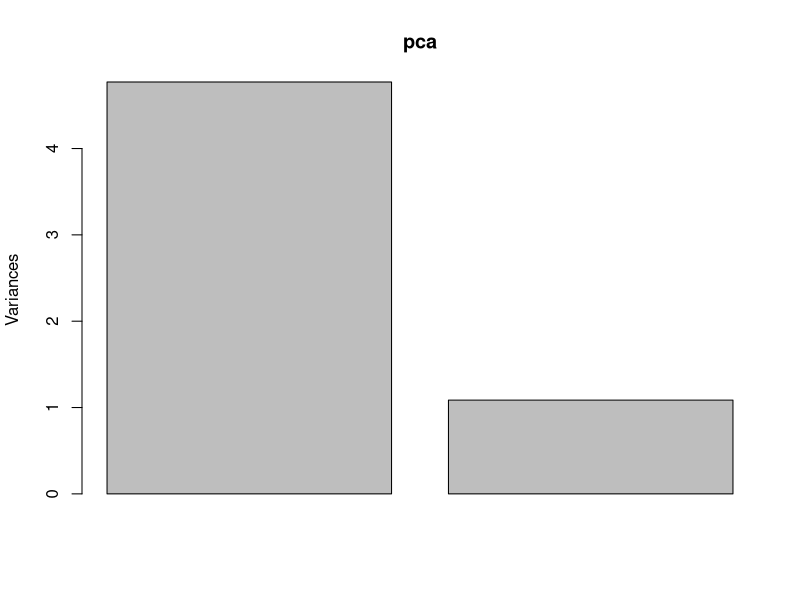
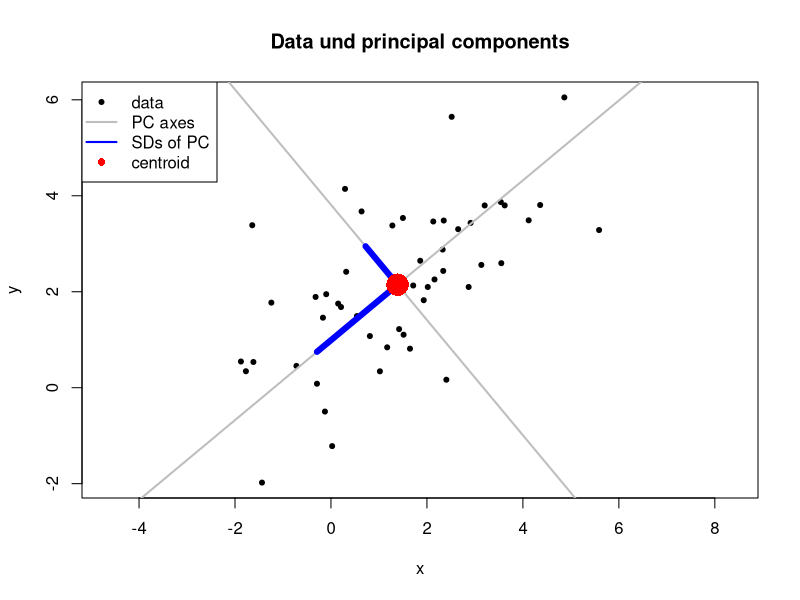
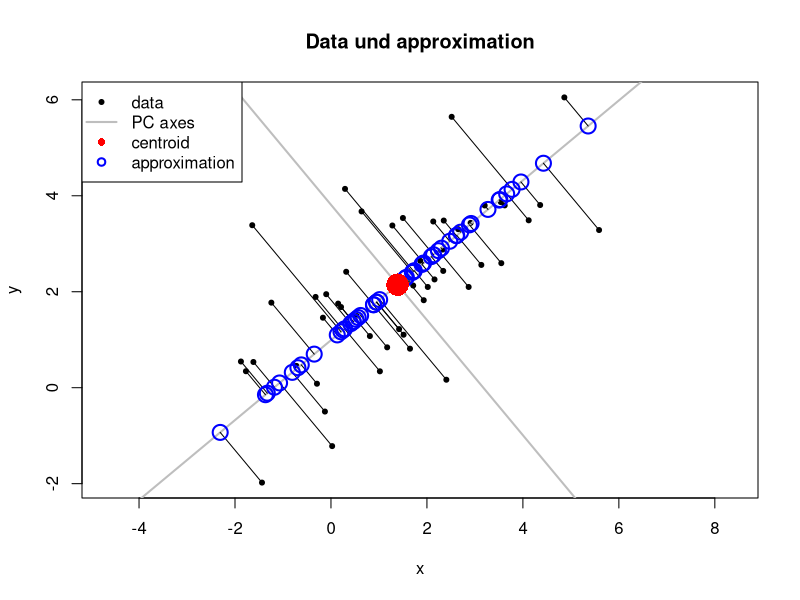

The R script that drew these images, in order:
## ---- chunk 1
wants <- c("mvtnorm", "psych", "robustbase", "pcaPP")
has   <- wants %in% rownames(installed.packages())
if(any(!has)) install.packages(wants[!has])
## ---- chunk 2
set.seed(1.234)
library(mvtnorm)
Sigma <- matrix(c(4, 2, 2, 3), ncol=2)
mu    <- c(1, 2)
N     <- 50
X     <- rmvnorm(N, mean=mu, sigma=Sigma)
## ---- chunk 3
(pca <- prcomp(X))
## ---- chunk 4
summary(pca)
pca$sdev^2 / sum(diag(cov(X)))
## ---- chunk 5
plot(pca)
## ---- chunk 6
(pcaPrin <- princomp(X))
(G <- pcaPrin$loadings)
pc <- pcaPrin$scores
head(pc)
## ---- chunk 7
Gscl <- G %*% diag(pca$sdev)
ctr  <- colMeans(X)
xMat <- rbind(ctr[1] - Gscl[1, ], ctr[1])
yMat <- rbind(ctr[2] - Gscl[2, ], ctr[2])
ab1  <- solve(cbind(1, xMat[ , 1]), yMat[ , 1])
ab2  <- solve(cbind(1, xMat[ , 2]), yMat[ , 2])
## ---- chunk 8
plot(X, xlab="x", ylab="y", pch=20, asp=1,
     main="Data und principal components")
abline(coef=ab1, lwd=2, col="gray")
abline(coef=ab2, lwd=2, col="gray")
matlines(xMat, yMat, lty=1, lwd=6, col="blue")
points(ctr[1], ctr[2], pch=16, col="red", cex=3)
legend(x="topleft", legend=c("data", "PC axes", "SDs of PC", "centroid"),
       pch=c(20, NA, NA, 16), lty=c(NA, 1, 1, NA), lwd=c(NA, 2, 2, NA),
       col=c("black", "gray", "blue", "red"), bg="white")
## ---- chunk 9
Hs   <- scale(pc)
BHs  <- t(Gscl %*% t(Hs))
repr <- sweep(BHs, 2, ctr, "+")
all.equal(X, repr)
sum((X-repr)^2)
## ---- chunk 10
BHs1  <- t(Gscl[ , 1] %*% t(Hs[ , 1]))
repr1 <- sweep(BHs1, 2, ctr, "+")
sum((X-repr1)^2)
qr(scale(repr1, center=TRUE, scale=FALSE))$rank
## ---- chunk 11
plot(X, xlab="x", ylab="y", pch=20, asp=1, main="Data und approximation")
abline(coef=ab1, lwd=2, col="gray")
abline(coef=ab2, lwd=2, col="gray")
segments(X[ , 1], X[ , 2], repr1[ , 1], repr1[ , 2])
points(repr1, pch=1, lwd=2, col="blue", cex=2)
points(ctr[1], ctr[2], pch=16, col="red", cex=3)
legend(x="topleft", legend=c("data", "PC axes", "centroid", "approximation"),
       pch=c(20, NA, 16, 1), lty=c(NA, 1, NA, NA), lwd=c(NA, 2, NA, 2),
       col=c("black", "gray", "red", "blue"), bg="white")
## ---- chunk 12
Gscl %*% t(Gscl)
cov(X)
Gscl[ , 1] %*% t(Gscl[ , 1])
## ---- chunk 13
library(robustbase)
princomp(X, cov=covMcd(X))
## ---- chunk 14
library(pcaPP)
PCAproj(X, k=ncol(X), method="qn")
## ---- chunk 15
try(detach(package:pcaPP))
try(detach(package:mvtnorm))
try(detach(package:psych))
try(detach(package:robustbase))
